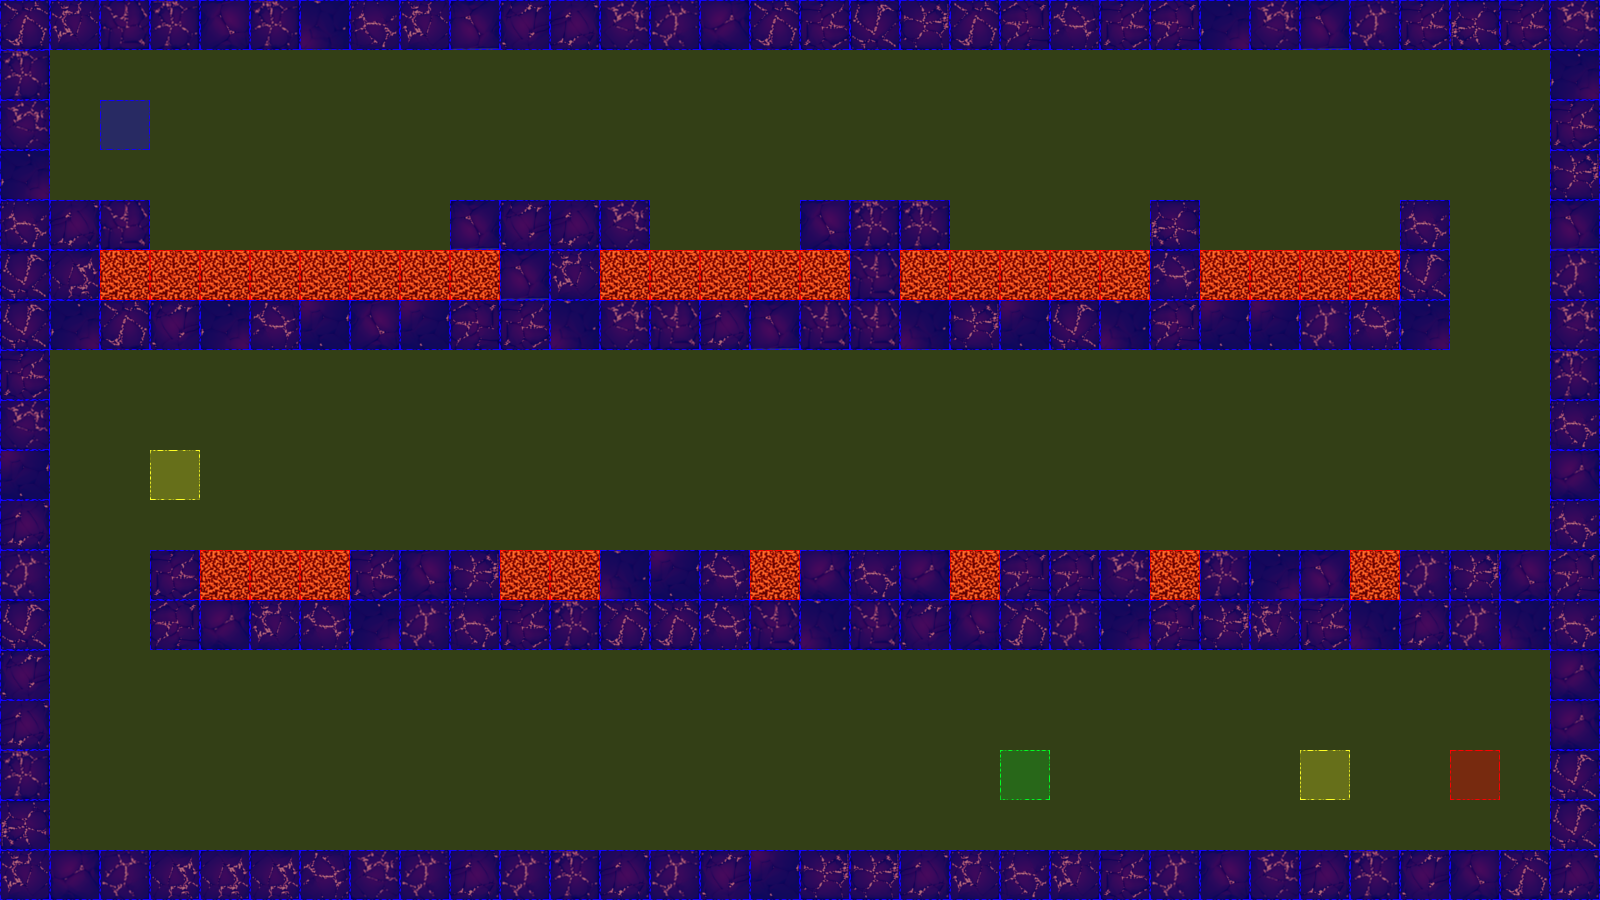

Tiled map render using the project's own tile images. Description and the map definition, with tile-layer contents summarised, below:
An orthogonal 32x18 tile map with 50x50 px tiles, 3 tile layers (terrain, collision, event), 2 tilesets.

<map version="1.0" orientation="orthogonal" renderorder="left-up" width="32" height="18" tilewidth="50" tileheight="50" nextobjectid="3">
 <tileset firstgid="1" name="dungeonTile" tilewidth="50" tileheight="50" tilecount="64" columns="8">
  <image source="tiles/dungeonTile.png" width="400" height="400" />
 </tileset>
 <tileset firstgid="65" name="collisionTile" tilewidth="50" tileheight="50" tilecount="12" columns="3">
  <image source="tiles/collisionTile.png" width="150" height="200" />
 </tileset>
 <layer name="terrain" width="32" height="18">
  <data>[576 cells, 219 non-empty, 23 distinct tile ids]</data>
 </layer>
 <layer name="collision" width="32" height="18">
  <data>[576 cells, 576 non-empty, 3 distinct tile ids]</data>
 </layer>
 <layer name="event" width="32" height="18">
  <data>[576 cells, 5 non-empty, 4 distinct tile ids]</data>
 </layer>
</map>
